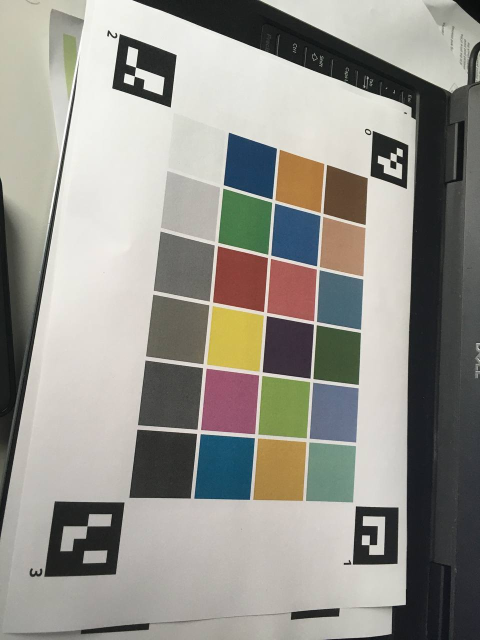
#> input picture raw_image_pipeline_python/config/color_ref.jpg, 960 x 1280 px (shown at 1/2 size)
$ python color_calibration.py --input ../config --ref ../config/color_ref.jpg
#> lines starting #> are read from the running program, lines starting #| are printed output that depends on the picture; long printed decimals are rounded
#!/usr/bin/python3

#
# Copyright (c) 2021-2023, ETH Zurich, Robotic Systems Lab, Matias Mattamala. All rights reserved.
# Licensed under the MIT license. See LICENSE file in the project root for details.
#

# ArUco markers generated using https://chev.me/arucogen/
# 4x4, markers 0, 1, 2, 3
# marker size: 30 mm

import cv2
import cv2.aruco as aruco
import argparse
import matplotlib.pyplot as plt
import numpy as np
from pathlib import Path
import os.path
import os
from os.path import join
from scipy.optimize import least_squares, minimize, LinearConstraint, NonlinearConstraint
from tqdm import tqdm
from ruamel.yaml import YAML

COLOR_CHECKER_DIM = 24
SCALE_FACTOR = 4
TARGET_IMAGE_WIDTH = int(224 * SCALE_FACTOR)
TARGET_IMAGE_HEIGHT = int(160 * SCALE_FACTOR)
SQUARE_SIZE = int(30 * SCALE_FACTOR)
HALF_SQUARE_SIZE = int(SQUARE_SIZE / 2)
OFFSET = HALF_SQUARE_SIZE
MARGIN = int(2.5 * SCALE_FACTOR)
TARGET_IMAGE_SIZE = (
    (TARGET_IMAGE_WIDTH),
    (TARGET_IMAGE_HEIGHT),
)

# ArUco stuff
aruco_dict = aruco.Dictionary_get(aruco.DICT_4X4_50)
aruco_params = aruco.DetectorParameters_create()
aruco_target_pts = np.array(
    [
        [0, 0],
        [TARGET_IMAGE_WIDTH, 0],
        [0, TARGET_IMAGE_HEIGHT],
        [TARGET_IMAGE_WIDTH, TARGET_IMAGE_HEIGHT],
    ]
)


def show_image(image_bgr: np.array) -> None:
    image_rgb = cv2.cvtColor(image_bgr, cv2.COLOR_BGR2RGB)
    plt.figure()
    plt.imshow(image_rgb)
    plt.show()


def show_calibration_result(ref_bgr: np.array, input_list: list, corr_list: np.array, save_path: str) -> None:
    ref_rgb = cv2.cvtColor(ref_bgr, cv2.COLOR_BGR2RGB)

    N = len(input_list)
    scale = 2
    fig, axs = plt.subplots(N, 3, figsize=(scale * 3, scale * N))
    for i in range(N):
        input_rgb = cv2.cvtColor(input_list[i], cv2.COLOR_BGR2RGB)
        corr_rgb = cv2.cvtColor(corr_list[i], cv2.COLOR_BGR2RGB)
        try:
            axs[i][0].imshow(input_rgb)
            axs[i][1].imshow(corr_rgb)
            axs[i][2].imshow(ref_rgb)

            for ax in axs[i]:
                ax.set_xticks([])
                ax.set_yticks([])
        except Exception:
            axs[0].imshow(input_rgb)
            axs[1].imshow(corr_rgb)
            axs[2].imshow(ref_rgb)

    plt.axis("off")
    plt.tight_layout()
    plt.savefig(join(save_path, "calibrated_images.png"))


def apply_color_correction(color_correction: np.matrix, img: np.array) -> np.array:
    C = color_correction["matrix"]
    b = color_correction["bias"]

    # change from HWC to CHW (channels first)
    img_chw = np.einsum("ijk->kij", img)
    # reshape as a vector of channels
    img_channels = img_chw.reshape(3, -1)
    # apply transformation
    img_channels = C @ img_channels + 255 * b
    # reshape
    img_chw = img_channels.reshape(img.shape)
    # Return to opencv's HWC
    return np.einsum("kij->ijk", img_chw)


def get_color_centroids(img: np.array, dim=COLOR_CHECKER_DIM) -> np.array:
    # Compute ARUCO coordinates
    aruco_corners, ids, _ = aruco.detectMarkers(img, aruco_dict, parameters=aruco_params)
    frame_markers = aruco.drawDetectedMarkers(img.copy(), aruco_corners, ids)

    if len(aruco_corners) != 4:
        kernel = np.array([[-1, -1, -1], [-1, 9, -1], [-1, -1, -1]])
        sharp_img = cv2.filter2D(img, -1, kernel)
        aruco_corners, ids, _ = aruco.detectMarkers(sharp_img, aruco_dict, parameters=aruco_params)
        frame_markers = aruco.drawDetectedMarkers(sharp_img.copy(), aruco_corners, ids)

        if len(aruco_corners) != 4:
            # print(f"Couldn't detect all the markers")
            return [], [], False

    # Create list of aruco center points
    try:
        aruco_center_pts = []
        for i in range(4):
            # find marker
            idx = list(ids.squeeze()).index(i)
            aruco_center_pts.append(aruco_corners[idx][-1].mean(axis=0))
        aruco_center_pts = np.array(aruco_center_pts)
    except:
        return [], [], False

    # Compute homography
    aruco_corner_pts = np.concatenate([x[0] for x in aruco_corners])
    H, mask = cv2.findHomography(aruco_center_pts, aruco_target_pts, cv2.RANSAC, 5.0)
    img_cropped = cv2.warpPerspective(img, H, TARGET_IMAGE_SIZE)
    img_cropped = img_cropped[OFFSET : TARGET_IMAGE_HEIGHT - OFFSET, OFFSET : TARGET_IMAGE_WIDTH - OFFSET]
    # show_image(img_cropped)

    # Compute the median for all pixels within each blob
    rgb_centroids = []
    x = int(MARGIN + HALF_SQUARE_SIZE)
    y = int(MARGIN + HALF_SQUARE_SIZE)
    s = int(HALF_SQUARE_SIZE * 0.5)
    d = int(SQUARE_SIZE + MARGIN)
    for i in range(4):  # marker has 24 squares
        x = int(MARGIN + HALF_SQUARE_SIZE)
        for j in range(6):
            # print(f"i: {i}, j: {j}, x={x}, y={y}")
            # centroid = img_cropped[y-s:y+s, x-s:x+s].copy().reshape(-1, 3) #.mean(axis=(0,1))
            centroid = np.median(img_cropped[y - s : y + s, x - s : x + s], axis=(0, 1))
            rgb_centroids.append(centroid)
            # img_cropped[y-s:y+s, x-s:x+s] = img_cropped[y-s:y+s, x-s:x+s] * 0
            x = x + d
        y = y + d
    # show_image(img_cropped)

    # Return the centroids
    return np.array(rgb_centroids), img_cropped, True
    # return np.concatenate(rgb_centroids)


def find_color_calibration(input: np.array, reference: np.array, loss="linear", compute_bias=False) -> np.array:
    # check input size
    assert input.shape == reference.shape

    # transpose input
    input = input.transpose()
    reference = reference.transpose()

    # regularization factor
    reg = 10

    # build optimization costs
    def fun(x: np.array):
        # sum || input * C - reference ||^2
        C = np.copy(x[:9].reshape((3, 3)))
        bias = np.copy(x[9:].reshape((3, 1)))
        color_corrected = np.matmul(C, input)

        if compute_bias:
            color_corrected = color_corrected + 255 * bias

        # Return residual
        return np.linalg.norm(color_corrected - reference)  # + reg * np.linalg.norm(x)

    def constraint(x: np.array):
        x = x.reshape((3, 3))
        return np.matmul(x, input).flatten()

    nonlinear_constraint = NonlinearConstraint(constraint, 0, 255)

    # minimize
    x0 = np.zeros((12,))
    x0[:9] = np.eye(3).flatten() * 0.1
    sol = least_squares(fun, x0, loss=loss)
    # sol = minimize(fun, x0, constraints=[nonlinear_constraint])

    # Recover calibration matrix and bias
    C = sol.x[:9].reshape((3, 3)).astype(np.float32)
    b = sol.x[9:].reshape((3, 1)).astype(np.float32)

    # Return color calibration matrix C
    return {"matrix": C, "bias": b, "sol": sol}


def main(*arg, **args):
    parser = argparse.ArgumentParser(description="Performs color calibration between 2 images, using ArUco 4X4")
    parser.add_argument(
        "-i", "--input", type=str, required=True, help="Input image (to be calibrated), or folder with reference images"
    )
    parser.add_argument("-r", "--ref", type=str, required=True, help="Reference image to perform the calibration")
    parser.add_argument(
        "-o",
        "--output_path",
        type=str,
        help="Output path to store the file. Default: current path",
        default=os.path.abspath(os.getcwd()),
    )
    parser.add_argument("-p", "--prefix", type=str, help="Prefix for the calibration file. Default: none", default="")
    parser.add_argument(
        "--loss",
        type=str,
        help="Loss used in the optimization. Options: 'linear', 'soft_l1', 'huber', 'cauchy', 'arctan'",
        default="linear",
    )
    parser.add_argument(
        "--compute_bias",
        help="If bias should be computed",
        action="store_true",
    )

    args = parser.parse_args()

    # Open input images
    in_images = []
    if os.path.exists(args.input):
        if os.path.isfile(args.input):
            in_images.append(cv2.imread(args.input))
        elif os.path.isdir(args.input):
            # Check all files in dir
            images = [str(x) for x in Path(args.input).glob("*")]
            print("Loading images...")
            for im in tqdm(images):
                try:
                    img = cv2.imread(im)
#> img is the input picture: shape (1280, 960, 3); mean B, G, R 140.7, 147.6, 149.5
                    if img is not None:
                        in_images.append(img)
                    else:
                        continue
                except Exception as e:
                    continue
    else:
        raise f"{args.input} does not exist"

    # Open reference image
    if os.path.exists(args.ref):
        ref_img = cv2.imread(args.ref)
    else:
        raise f"{args.ref} does not exist"

    # Extract color marker centroids
    # Input images
    print("Extracting color markers from input images...")
    centroids_in_list = []
    cropped_in_list = []
    for im in tqdm(in_images):
        centroid, crop_in, valid = get_color_centroids(im, dim=COLOR_CHECKER_DIM)
        if valid:
            centroids_in_list.append(centroid)
            cropped_in_list.append(crop_in)
#> this loop made 1 pass
#> (mask in get_color_centroids, s in get_color_centroids, d in get_color_centroids, valid) on pass 1: ([1, 1, 1, 1], 30, 130, True)
#> pass 1, in get_color_centroids, `img_cropped = cv2.warpPerspective(img, H, TARGET_IMAGE_SIZE)`:
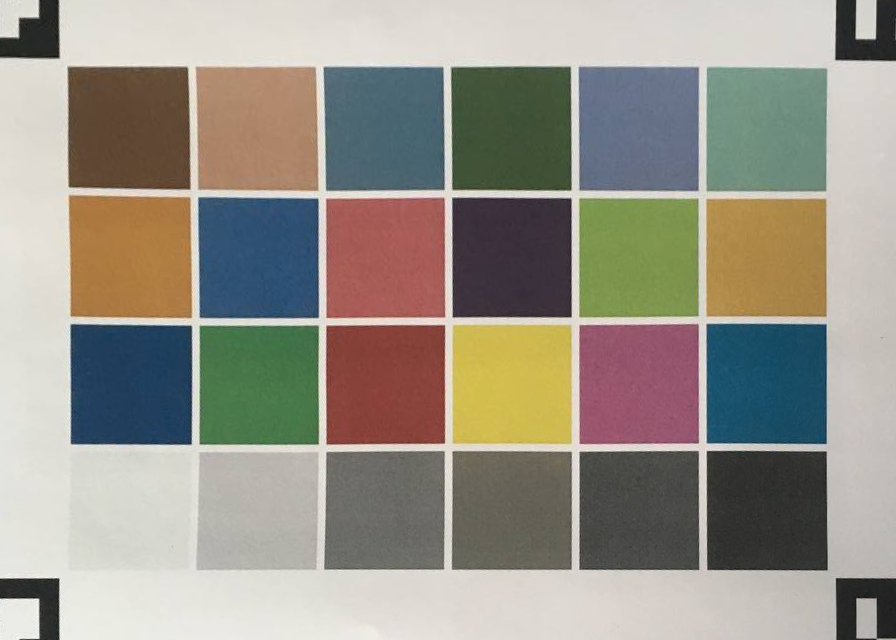
#> img_cropped: shape (640, 896, 3); mean B, G, R 137.2, 147.9, 152.4
#> pass 1, in get_color_centroids, `img_cropped = img_cropped[OFFSET : TARGET_IMAGE_HEIGHT - OFFSET, OFFSE..`:
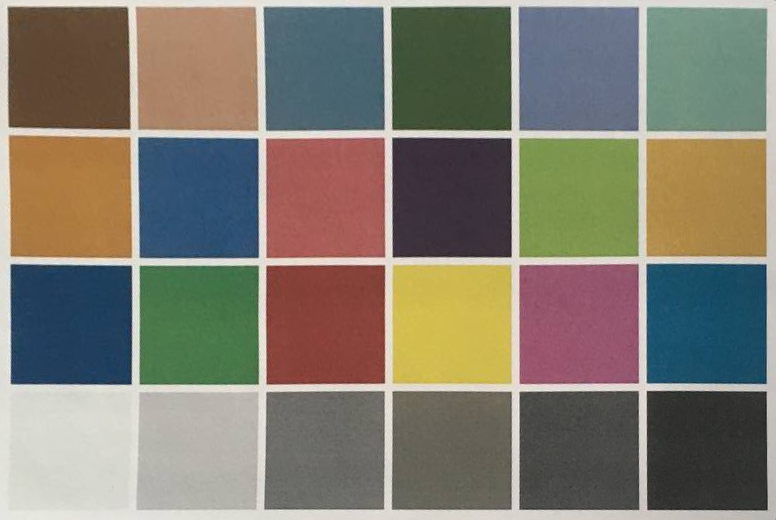
#> img_cropped: shape (520, 776, 3); mean B, G, R 111.4, 124, 129.1
#> after the loop, centroids_in_list = 1 item; cropped_in_list = 1 item

    # Reference
    print("Extracting color markers from reference image...")
    centroid_ref, cropped_ref, valid = get_color_centroids(ref_img)
#> the loop in get_color_centroids (call 2), `for i in range(4):` made 4 passes
#> idx on passes 1 to 4: 3, 2, 1, 0
#> in get_color_centroids (call 2), `aruco_corner_pts = np.concatenate([x[0] for x in aruco_corners])`: aruco_corner_pts = 16 rows, first 8: [248, 1004], [231, 1148], [88, 1152], [110, 1002], [352, 110], [341, 214], [224, 176], [240, 68]
#> centroid_ref = 24 rows, first 8: [51, 71, 96], [106, 134, 175], [113, 101, 73], [55, 81, 64], [135, 113, 102], [126, 142, 110], [65, 124, 175], [116, 81, 46]
    # Check if the reference samples are valid
    if not valid:
        raise f"Failed to extract markers from the reference. Please check the reference image"

    # Fill reference data
    centroids_ref_list = [centroid_ref] * len(centroids_in_list)
#> centroids_ref_list = 1 item

    # Create training data
    centroids_in = np.concatenate(centroids_in_list, axis=0)
#> centroids_in has the same summary as centroid_ref
    centroids_ref = np.concatenate(centroids_ref_list, axis=0)
#> centroids_ref has the same summary as centroid_ref

    # Find color calibration matrix
    print("Optimizing color correction matrix...", end="")
    sol = find_color_calibration(centroids_in, centroids_ref, loss=args.loss, compute_bias=args.compute_bias)
#> sol = 3 items
    print(f"done. Cost: {sol['sol']['cost']}")
#| done. Cost: 6.084281619063964e-09

    # Apply calibration
    cropped_corr_list = [apply_color_correction(sol, img).astype(np.uint8) for img in cropped_in_list]
#> in apply_color_correction, `C = color_correction["matrix"]`: C = [[1, 2.73e-07, -6.89e-08], [5.11e-07, 1, 4.13e-07], [-8.31e-08, 2.61e-07, 1]]
#> in apply_color_correction, `b = color_correction["bias"]`: b = [0, 0, 0]
#> in apply_color_correction, `img_chw = img_channels.reshape(img.shape)`:
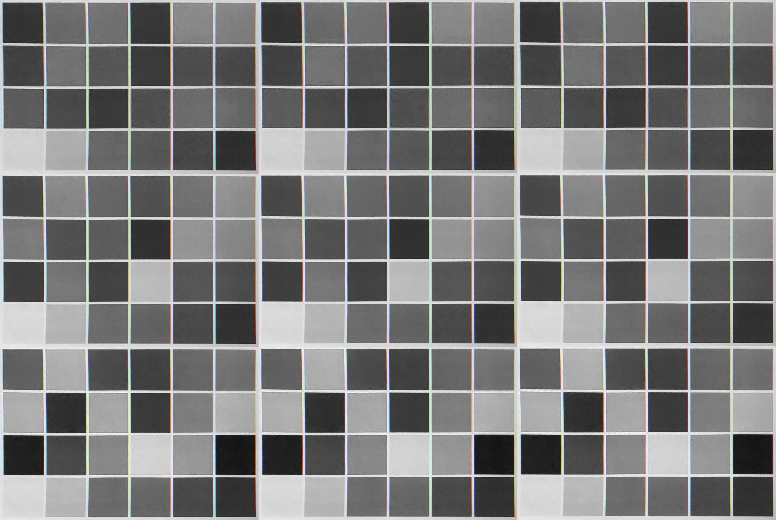
#> img_chw: shape (520, 776, 3) float32; mean B, G, R 121.5, 121.5, 121.5
#> cropped_corr_list = 1 item

    # Show result
    print("Generating visualization of calibrated images...")
    show_calibration_result(cropped_ref, cropped_in_list, cropped_corr_list, save_path=args.output_path)
#> in show_calibration_result, `N = len(input_list)`: N = 1
#> in show_calibration_result, `plt.savefig(join(save_path, "calibrated_images.png"))`:
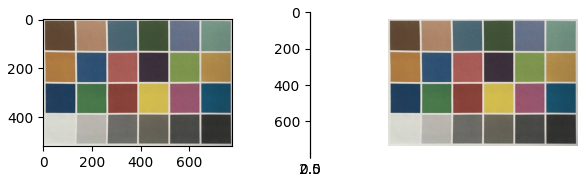
#> figure drawn by matplotlib, 3 panels

    # Save as YAML file
    calib_str = f"""matrix:\n  rows: 3\n  cols: 3\n  data: {str([x for x in sol["matrix"].flatten()])}"""
    calib_str += f"""\nbias:\n  rows: 3\n  cols: 1\n  data: {str([x for x in sol["bias"].flatten()])}"""
    # Print calibration putput
    print(calib_str)
#| matrix:
#|   rows: 3
#|   cols: 3
#|   data: [1, 2.728585e-07, -6.889939e-08, 5.1059294e-07, 1, 4.1303127e-07, -8.3070674e-08, 2.606763e-07, 1]
#| bias:
#|   rows: 3
#|   cols: 1
#|   data: [0.0, 0.0, 0.0]

    yaml = YAML()
    yaml.width = 200
    output_file = os.path.join(args.output_path, "color_calibration.yaml")
    print(f"Saving calibration to {output_file}")
    with open(output_file, "w") as out_file:
        yaml.dump(yaml.load(calib_str), out_file)


if __name__ == "__main__":
    main()
#> (the call stopped at in main, `yaml = YAML()`: ruamel is not available in this run)
